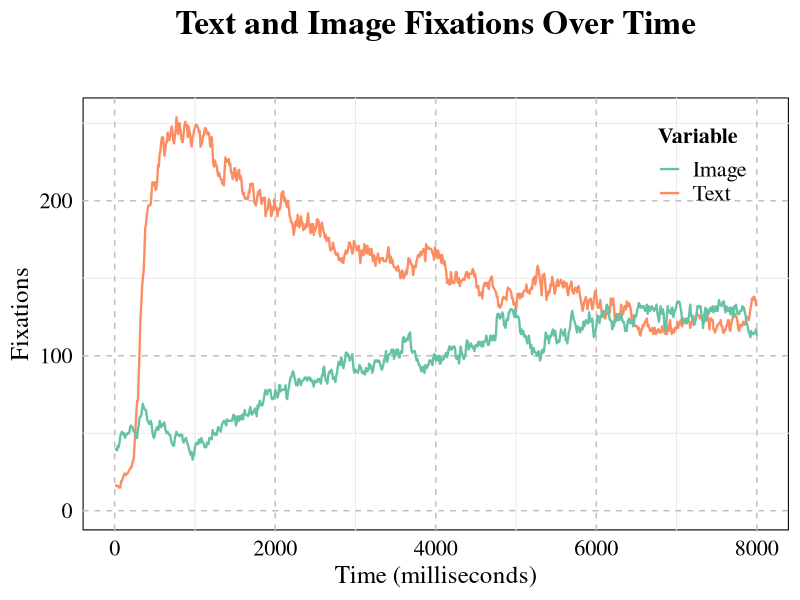
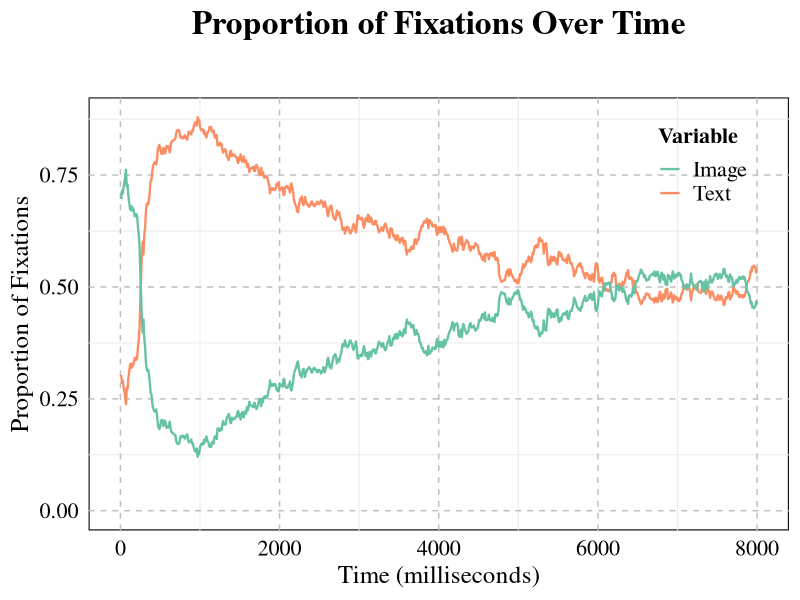

Write R code to recreate these figures, in order.
## ---- chunk 1
# Load required packages
#install.packages("ggplot2")  # Install ggplot2 if not installed
library(ggplot2)

# Read data file
data <- read.csv("lldata1.csv")

options(repr.plot.width=10, repr.plot.height=6)
# Create line plot using ggplot function and add custom theme
ggplot(data, aes(x = Time)) +
    geom_line(aes(y = Text, color = "Text"), linewidth = 0.8) +
    geom_line(aes(y = Image, color = "Image"), linewidth = 0.8) +
    labs(title = "Text and Image Fixations Over Time", x = "Time (milliseconds)", y = "Fixations", color = "Variable") +
    scale_color_brewer(palette = "Set2") +
    theme_minimal(base_size = 16) +
    theme(
        panel.background = element_rect(fill = "white"),
        panel.grid.major = element_line(color = "gray", linetype = "dashed", linewidth = 0.5),
        axis.text = element_text(size = 16, color = "black", family = "serif", margin = margin(20, 20, 0, 0, unit = "pt")),
        axis.title = element_text(size = 18, color = "black", family = "serif", margin = margin(20, 0, 20, 0, unit = "pt")),
        plot.title = element_text(size = 24, face = "bold", hjust = 0.5, family = "serif", margin = margin(0, 0, 40, 0, unit = "pt")),
        legend.position = c(0.95, 0.95),
        legend.justification = c(1, 1),
        legend.margin = margin(5, 5, 5, 5, unit = "pt"),
        legend.title = element_text(size = 16, face = "bold", color = "black", family = "serif"),
        legend.text = element_text(size = 16, color = "black", family = "serif")
    ) +
    xlim(0, NA) +
    ylim(0, NA)
## ---- chunk 2
library(ggplot2)

# Read data file
data <- read.csv("lldata2.csv")

options(repr.plot.width=10, repr.plot.height=6)

# Create line plot using ggplot function and add custom theme
ggplot(data, aes(x = Time)) +
    geom_line(aes(y = Text, color = "Text"), linewidth = 0.8) +
    geom_line(aes(y = Image, color = "Image"), linewidth = 0.8) +
    labs(title = "Proportion of Fixations Over Time", x = "Time (milliseconds)", y = "Proportion of Fixations", color = "Variable") +
    scale_color_brewer(palette = "Set2") +
    theme_minimal(base_size = 16) +
    theme(
        panel.background = element_rect(fill = "white"),
        panel.grid.major = element_line(color = "gray", linetype = "dashed", linewidth = 0.5),
        axis.text = element_text(size = 16, color = "black", family = "serif", margin = margin(20, 20, 0, 0, unit = "pt")),
        axis.title = element_text(size = 18, color = "black", family = "serif", margin = margin(20, 0, 20, 0, unit = "pt")),
        plot.title = element_text(size = 24, face = "bold", hjust = 0.5, family = "serif", margin = margin(0, 0, 40, 0, unit = "pt")),
        legend.position = c(0.95, 0.95),
        legend.justification = c(1, 1),
        legend.margin = margin(5, 5, 5, 5, unit = "pt"),
        legend.title = element_text(size = 16, face = "bold", color = "black", family = "serif"),
        legend.text = element_text(size = 16, color = "black", family = "serif")
    ) +
    xlim(0, NA) +
    ylim(0, NA)
